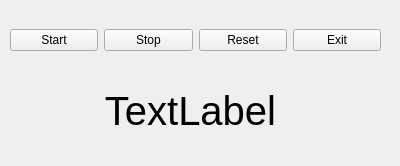
<?xml version="1.0" encoding="UTF-8"?>
<ui version="4.0">
 <class>watch</class>
 <widget class="QWidget" name="watch">
  <property name="geometry">
   <rect>
    <x>0</x>
    <y>0</y>
    <width>400</width>
    <height>166</height>
   </rect>
  </property>
  <property name="windowTitle">
   <string>Clock Watch</string>
  </property>
  <widget class="QWidget" name="horizontalLayoutWidget">
   <property name="geometry">
    <rect>
     <x>10</x>
     <y>20</y>
     <width>371</width>
     <height>41</height>
    </rect>
   </property>
   <layout class="QHBoxLayout" name="horizontalLayout">
    <item>
     <widget class="QPushButton" name="btn_start">
      <property name="text">
       <string>Start</string>
      </property>
     </widget>
    </item>
    <item>
     <widget class="QPushButton" name="btn_stop">
      <property name="text">
       <string>Stop</string>
      </property>
     </widget>
    </item>
    <item>
     <widget class="QPushButton" name="btn_reset">
      <property name="text">
       <string>Reset</string>
      </property>
     </widget>
    </item>
    <item>
     <widget class="QPushButton" name="btn_exit">
      <property name="text">
       <string>Exit</string>
      </property>
     </widget>
    </item>
   </layout>
  </widget>
  <widget class="QLabel" name="lb_watch">
   <property name="geometry">
    <rect>
     <x>30</x>
     <y>80</y>
     <width>321</width>
     <height>61</height>
    </rect>
   </property>
   <property name="font">
    <font>
     <pointsize>30</pointsize>
    </font>
   </property>
   <property name="text">
    <string>TextLabel</string>
   </property>
   <property name="alignment">
    <set>Qt::AlignCenter</set>
   </property>
  </widget>
 </widget>
 <resources/>
 <connections>
  <connection>
   <sender>btn_exit</sender>
   <signal>clicked()</signal>
   <receiver>watch</receiver>
   <slot>close()</slot>
   <hints>
    <hint type="sourcelabel">
     <x>335</x>
     <y>40</y>
    </hint>
    <hint type="destinationlabel">
     <x>199</x>
     <y>99</y>
    </hint>
   </hints>
  </connection>
 </connections>
</ui>
